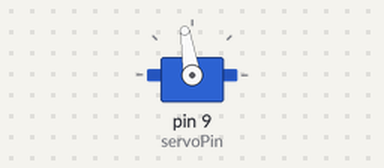
The sketch below on a simulated Arduino Uno, built with avr-gcc and run on an emulated ATmega328P. On the bench: servo.

Above: at 0.55 s.
At 0.85 s:
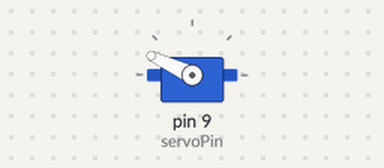
At 1.2 s:
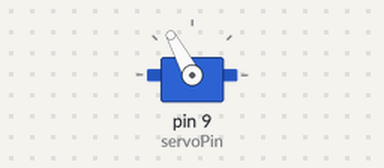
At 2.15 s:
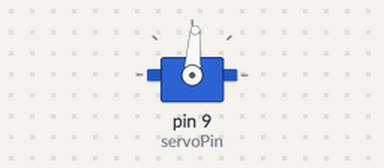
Timing chart, 0 to 4.3 s (numbered marks = the images above):
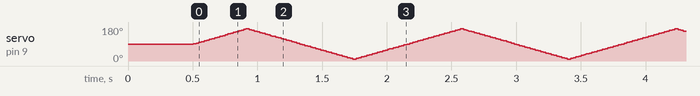

The sketch:

ServoTest.ino
```cpp
#include <Servo.h>

Servo myservo;  // create servo object to control a servo

int servoPin = 9;
int minPos = 10;
int maxPos = 170;
int startPos = 90;
int delayTime = 5;
int stepVal = 1;

void setup() {
  pinMode(servoPin,OUTPUT);
  myservo.attach(servoPin);  // attaches the servo on pin 9 to the servo object
  myservo.write(startPos);
  delay(500);
}

void loop() {
  int i;

  // Sweep from startPos to minPos
  for (i=startPos; i>=minPos; i-=stepVal) {
    myservo.write(mapPos(i));
    delay(delayTime);
  }

  // Sweep from minPos to maxPos
  for (i=minPos; i<=maxPos; i+=stepVal) {
    myservo.write(mapPos(i));
    delay(delayTime);
  }

  // Return to start position (startPos)
  for (i=maxPos; i>=startPos; i-=stepVal) {
    myservo.write(mapPos(i));
    delay(delayTime);
  }
}

int mapPos(int i) {
  return map(i, 0, 180, 180, 0);
}
```
